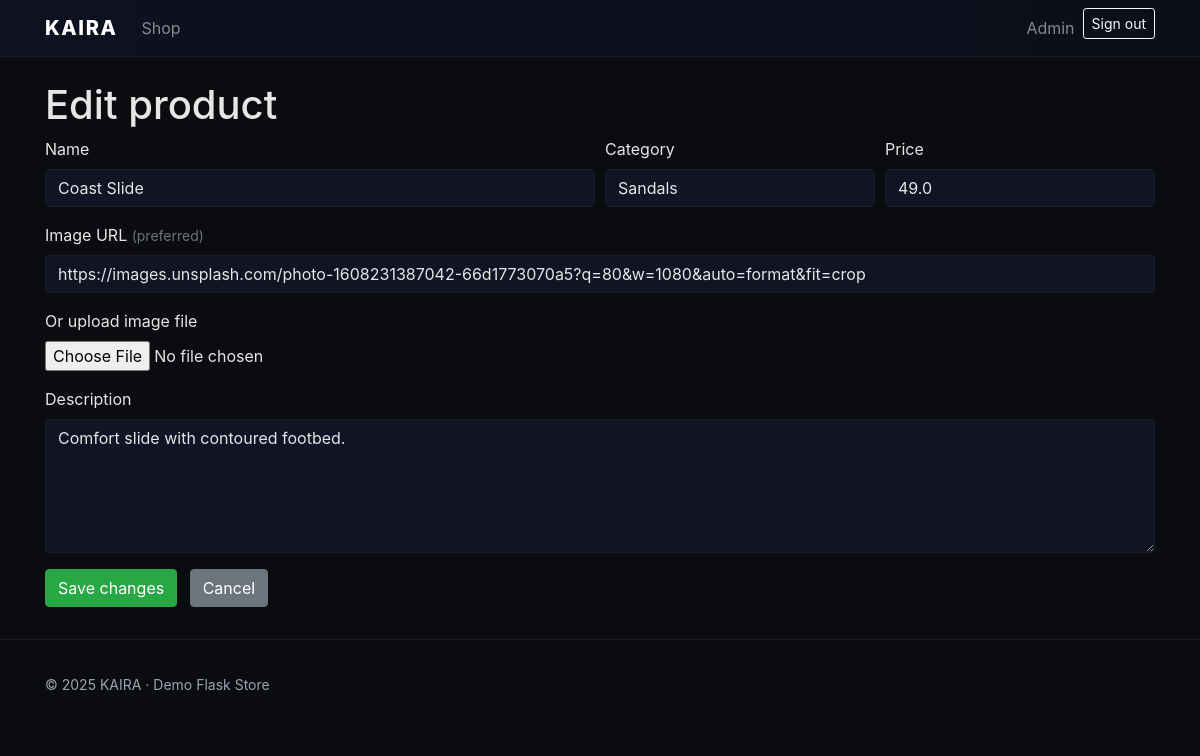
The app's page /admin/products/11/edit (signed in) with its own data.
### tables this page shows
CREATE TABLE products(
            id INTEGER PRIMARY KEY AUTOINCREMENT,
            name TEXT NOT NULL,
            category TEXT NOT NULL,
            price REAL NOT NULL,
            image TEXT NOT NULL,
            description TEXT NOT NULL,
            created_at TIMESTAMP DEFAULT CURRENT_TIMESTAMP
        );

### app.py (the view, shortened to what this page needs)
@app.route("/admin/products/<int:product_id>/edit", methods=["GET","POST"])
def admin_edit_product(product_id):
    if not require_admin(): return redirect(url_for("admin_login"))
    db = get_db()
    product = db.execute("SELECT * FROM products WHERE id=?", (product_id,)).fetchone()
    if not product: abort(404)
    return render_template("admin_product_form.html", product=product, title="Edit product")

### app.py (called while the page is built)
def get_db():
    if "db" not in g:
        g.db = sqlite3.connect(DB_PATH)
        g.db.row_factory = sqlite3.Row
    return g.db

def require_admin():
    if not session.get("admin"):
        flash("Please sign in as admin.")
        return False
    return True

### templates/admin_product_form.html
{% extends "base.html" %}
{% block content %}
<h1>{{ 'Edit' if product else 'Add' }} product</h1>
<form method="post" enctype="multipart/form-data">
  <div class="form-row">
    <div class="form-group col-md-6">
      <label>Name</label>
      <input class="form-control" type="text" name="name" value="{{ product['name'] if product else '' }}" required>
    </div>
    <div class="form-group col-md-3">
      <label>Category</label>
      <input class="form-control" type="text" name="category" value="{{ product['category'] if product else '' }}" required>
    </div>
    <div class="form-group col-md-3">
      <label>Price</label>
      <input class="form-control" type="number" step="0.01" name="price" value="{{ product['price'] if product else '' }}" required>
    </div>
  </div>
  <div class="form-group">
    <label>Image URL <small class="text-muted">(preferred)</small></label>
    <input class="form-control" type="url" name="image_url" value="{{ product['image'] if product else '' }}" placeholder="https://...">
  </div>
  <div class="form-group">
    <label>Or upload image file</label>
    <input class="form-control-file" type="file" name="image">
  </div>
  <div class="form-group">
    <label>Description</label>
    <textarea class="form-control" name="description" required rows="5">{{ product['description'] if product else '' }}</textarea>
  </div>
  <button class="btn btn-success">{{ 'Save changes' if product else 'Create product' }}</button>
  <a href="{{ url_for('admin_products') }}" class="btn btn-secondary ml-2">Cancel</a>
</form>
{% endblock %}

### static/css/style.css (style rules this page uses)
:root { --accent:#7c5cff; --success:#2cb67d; --danger:#ef476f; }
body { background:#0b0c10;color:#e6e6e6 }
.card, .btn { transition:all .2s ease }
.form-control, .custom-file-input, .custom-select { background:#101425;border:1px solid #1b1e27;color:#e6e6e6 }
.form-control::placeholder { color:#8892a6 }

### records on screen
products: name "Coast Slide", category "Sandals", price "49.0", image_url "https://images.unsplash.com/photo-1608231387042-66d1773070a5?q=80&w=1080&auto=format&fit=crop", description "Comfort slide with contoured footbed."

### other values on screen
{{ 'Edit' if product else 'Add' }} "Edit"
{{ 'Save changes' if product else 'Create product' }} "Save changes"
{{ 2025 }} "2025"
